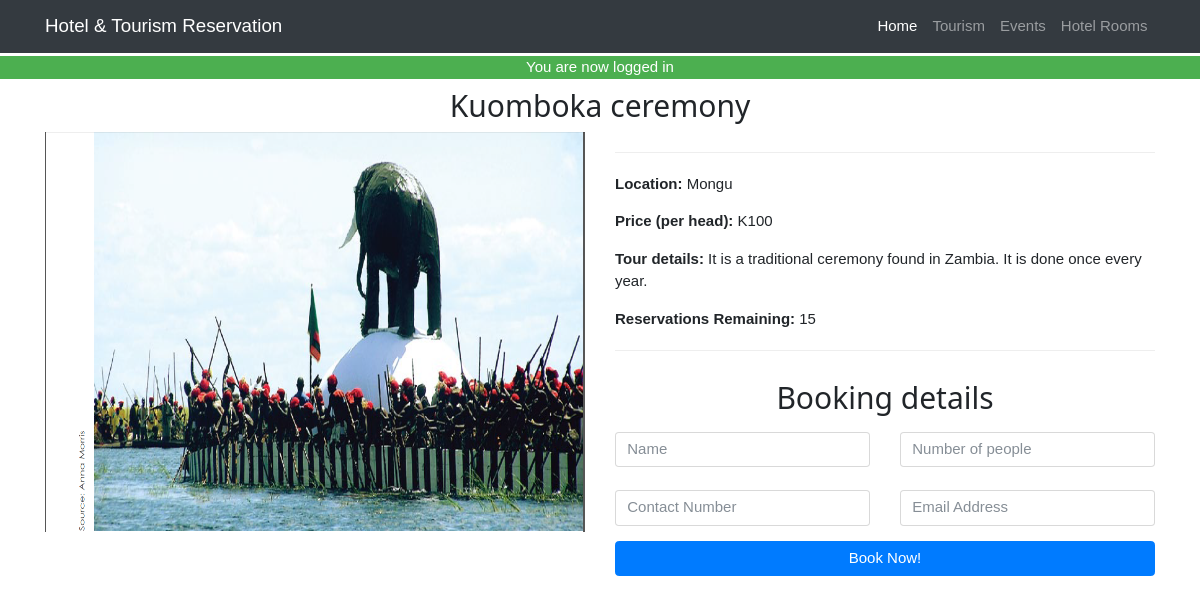
The app's page /tour.php?tour=4 (signed in) with its own data.
### tables this page shows
CREATE TABLE `tourism` (
  `id` int(11) NOT NULL,
  `title` varchar(255) NOT NULL,
  `photo` text NOT NULL,
  `location` varchar(255) NOT NULL,
  `details` text NOT NULL,
  `date` date NOT NULL,
  `time` time NOT NULL,
  `price` varchar(255) NOT NULL,
  `reservations` int(11) NOT NULL
);

### tour.php (the view, shortened to what this page needs)
<?php
require_once 'core/core.php';
include 'includes/header.php';
include 'includes/navigation.php';
if(isset($_GET['tour'])) {
  $tourID = $_GET['tour'];
  $select = $db->query("SELECT * FROM tourism WHERE id = '{$tourID}' ");
} elseif( !(isset($_GET['tour'])) || $_GET['tour']=='' ) {
  header("Location: tourism.php");
}
?>
<div class="container">
    <?php while($tour = mysqli_fetch_assoc($select)): ?>
       <div class="page-header">
         <h2 class="text-center"><?= $tour['title']; ?></h2>
       </div>
       <div class="row">
         <div class="col-md-6">
           <img class="" style="width:100%; height:400px" src="<?= $tour['photo']; ?>">
         </div>
         <div class="col-md-6">
           <hr />
           <p><b>Location:</b> <?= $tour['location']; ?></p>
           <p><b>Price (per head):</b> K<?= $tour['price']; ?></p>
           <p><b>Tour details:</b> <?= $tour['details']; ?></p>
           <p><b>Reservations Remaining:</b> <?= $tour['reservations']; ?></p>
           <hr />
           <div class="row">
              <div class="col-md-12">
                <div class="page-header">
                    <h2 class="text-center">Booking details</h2>
                </div>
                <form action="" method="POST" role="form">
                    <div class="row">
                    <div class="form-group col-md-6">
                        <input type="text" name="name" class="form-control " id="" placeholder="Name" <?=($tour['reservations'] <= 0)?'readonly':'';?>>
                    </div>
                    <div class="form-group col-md-6">
                        <input type="number" name="people" class="form-control" id="" placeholder="Number of people"  <?=($tour['reservations'] <= 0)?'readonly':'';?>>
                    </div>
                    <div class="form-group col-md-6">
                        <input type="text" name="number" class="form-control" id="" placeholder="Contact Number"  <?=($tour['reservations'] <= 0)?'readonly':'';?>>
                    </div>
                    <div class="form-group col-md-6">
                        <input type="text" name="email" class="form-control" id="" placeholder="Email Address"  <?=($tour['reservations'] <= 0)?'readonly':'';?>>
                    </div>
                    </div>
                    <button type="submit" name=" <?=($tour['reservations'] <= 0)?'readonly':'reserve';?>" class="btn btn-primary btn-block  <?=($tour['reservations'] <= 0)? 'disabled':'';?>">Book Now!</button>
                </form>
              </div>
           </div>
         </div>
       </div>
<?php endwhile; ?>
        </div>
<br /><br /><br /><br />

### css/w3.css (style rules this page uses)
* { -webkit-box-sizing:border-box;-moz-box-sizing:border-box;box-sizing:border-box }
html { -ms-text-size-adjust:100%;-webkit-text-size-adjust:100% }
body { margin:0 }
b,strong { font-weight:bold }
img { border:0 }
hr { -moz-box-sizing:content-box;box-sizing:content-box }
button,input,optgroup,select,textarea { color:inherit;font:inherit;margin:0 }
button { overflow:visible }
button,select { text-transform:none }
button,html input[type=button],input[type=reset],input[type=submit] { -webkit-appearance:button;cursor:pointer }
html,body { font-family:Verdana,sans-serif;font-size:15px;line-height:1.5 }
h1,h2,h3,h4,h5,h6,.w3-slim,.w3-wide { font-family:"Segoe UI",Arial,sans-serif }
h2 { font-size:30px }
h1,h2,h3,h4,h5,h6 { font-weight:400;margin:10px 0 }
hr { height:0;border:0;border-top:1px solid #eee;margin:20px 0 }
img { margin-bottom:-5px }

### css/full-width-pics.css (style rules this page uses)
body { padding-top: 54px; }
@media (min-width: 992px) { body { padding-top: 56px; } }

### records on screen
tourism: title "Kuomboka ceremony", photo (picture), location "Mongu", price "100", details "It is a traditional ceremony found in Zambia. It is done once every year.", reservations "15"

### other values on screen
$_SESSION['logged_in'] "You are now logged in"
